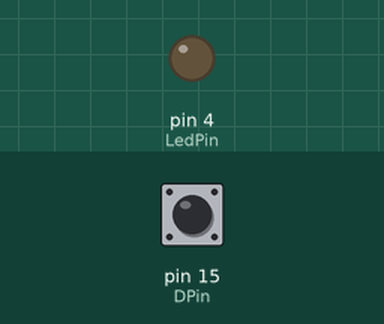
This sketch was run on a simulated Arduino Uno, built with avr-gcc and run on an emulated ATmega328P. Parts: output pins drawn as LEDs (lit = HIGH). The inputs (shaded band) are chosen by the test bench; at power-on: pin 15 (DPin) LOW. What the sketch prints to the serial monitor is not drawn.

Above: at 2.8 s.
2.9 s: pin 15 (DPin) driven HIGH
At 4.1 s:
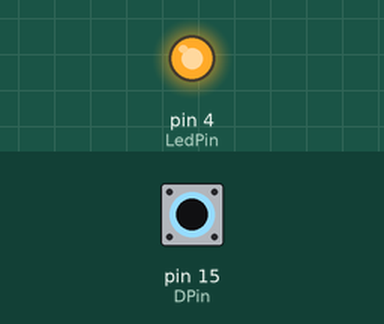
4.4 s: pin 15 (DPin) driven LOW
At 5.3 s:
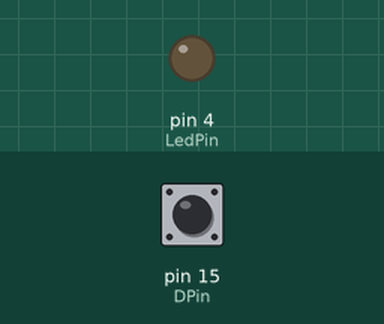
5.9 s: pin 15 (DPin) pulsed HIGH 5 times (0.12 s each, 0.3 s apart)
At 7.7 s:
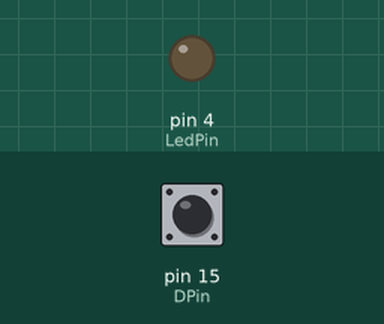
Timing chart, 0 to 9.2 s (numbered marks = the images above; inputs shaded):
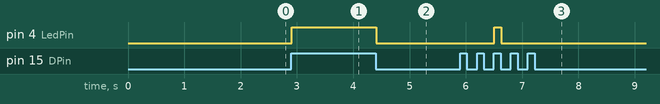

Measured:
- after the input at 2.9 s, pin 4 (LedPin): LOW → HIGH at once
- after the input at 4.4 s, pin 4 (LedPin): HIGH → LOW at once
- after the input at 5.9 s, pin 4 (LedPin): LOW → HIGH after 0.61 s, → LOW 0.12 s later

The sketch:

PIR_Sensor.ino
```cpp
#define DPin 15
#define LedPin 4

   int val = 0 ;
  int oldval =-1  ;
void setup()
{
pinMode(LedPin,OUTPUT);//設置數位IO腳模式，OUTPUT為Output
 pinMode(DPin,INPUT);//定義digital為輸入介面
 //pinMode(APin,INPUT);//定義為類比輸入介面


  Serial.begin(9600);//設定串列傳輸速率為9600}
}
void loop() {

   val=digitalRead(DPin);
    Serial.print(oldval);
    Serial.print("/");
    Serial.print(val);
    Serial.print("\n");

    if (val ==1)
    {
          if (val != oldval)
            {
                 digitalWrite(LedPin,HIGH)  ;
                  oldval= val ;
            }
    }
    else
    {
          if (val != oldval)
            {
               digitalWrite(LedPin,LOW)  ;
               delay(2000);
                oldval= val ;
            }
      }
}
```
